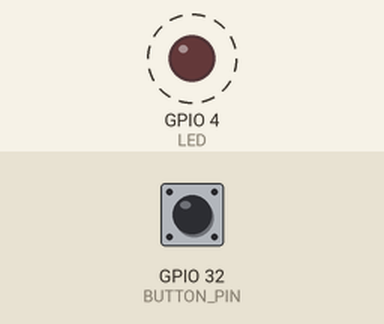
A program run on a simulated ESP32. Parts: output pins drawn as LEDs (lit = HIGH). Dashed ring = blinking. The inputs (shaded band) are chosen by the test bench; at power-on: GPIO 32 (BUTTON_PIN) HIGH.

Above: at 0.5 s.
Timing chart, 0 to 4.6 s (numbered marks = the images above):
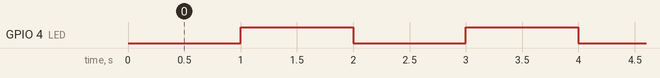

The program:

main.cpp
```cpp
#include <Arduino.h>

#define LED 4
#define BUTTON_PIN 32

hw_timer_t *My_timer = NULL;
hw_timer_t *debounceTimer = NULL;

volatile bool debounceActive = false;
volatile bool ledState = false;

void IRAM_ATTR onTimer() {
  ledState = !ledState;
  digitalWrite(LED, ledState);
}

void IRAM_ATTR onDebounceTimer() {
  debounceActive = false;
}

void IRAM_ATTR onButtonISR() {
  if (!debounceActive) {
    debounceActive = true;
    ledState = !ledState;
    digitalWrite(LED, ledState);
    timerWrite(debounceTimer, 0);        // restart the 50 ms window
    timerAlarmEnable(debounceTimer);     // re-arm the one-shot alarm
  }
}

void setup() {
  pinMode(LED, OUTPUT);
  pinMode(BUTTON_PIN, INPUT_PULLUP);

  // Blink timer: toggles every 1 s
  My_timer = timerBegin(0, 80, true);
  timerAttachInterrupt(My_timer, &onTimer, true);
  timerAlarmWrite(My_timer, 1000000, true);
  timerAlarmEnable(My_timer);

  // Debounce timer: one-shot 50 ms, armed by the button ISR
  debounceTimer = timerBegin(1, 80, true);
  timerAttachInterrupt(debounceTimer, &onDebounceTimer, true);
  timerAlarmWrite(debounceTimer, 50000, false);

  attachInterrupt(digitalPinToInterrupt(BUTTON_PIN), onButtonISR, FALLING);
}

void loop() {
}
```

Measured:
- by itself, GPIO 4 (LED): alternates HIGH for 1.0 s and LOW for 1.0 s
